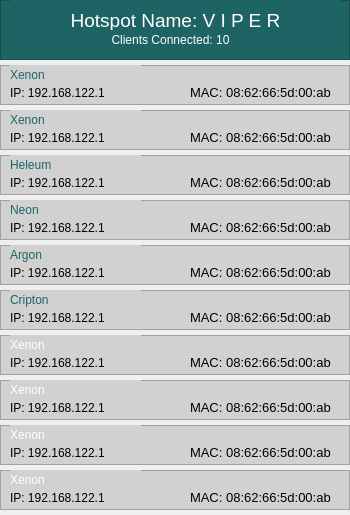
<?xml version="1.0" encoding="UTF-8"?>
<ui version="4.0">
 <class>Form</class>
 <widget class="QWidget" name="Form">
  <property name="geometry">
   <rect>
    <x>0</x>
    <y>0</y>
    <width>350</width>
    <height>515</height>
   </rect>
  </property>
  <property name="windowTitle">
   <string>Form</string>
  </property>
  <property name="styleSheet">
   <string notr="true">font: 75 12pt &quot;Segoe UI&quot;;</string>
  </property>
  <widget class="QFrame" name="frame">
   <property name="geometry">
    <rect>
     <x>0</x>
     <y>0</y>
     <width>350</width>
     <height>60</height>
    </rect>
   </property>
   <property name="styleSheet">
    <string notr="true">font:10pt &quot;Segoe UI&quot;;
background-color: rgb(30, 100, 100);</string>
   </property>
   <property name="frameShape">
    <enum>QFrame::StyledPanel</enum>
   </property>
   <property name="frameShadow">
    <enum>QFrame::Raised</enum>
   </property>
   <widget class="QLabel" name="label">
    <property name="geometry">
     <rect>
      <x>10</x>
      <y>0</y>
      <width>331</width>
      <height>41</height>
     </rect>
    </property>
    <property name="text">
     <string>&lt;html&gt;&lt;head/&gt;&lt;body&gt;&lt;p align=&quot;center&quot;&gt;&lt;span style=&quot; font-size:14pt; color:#ffffff;&quot;&gt;Hotspot Name: V I P E R&lt;/span&gt;&lt;/p&gt;&lt;/body&gt;&lt;/html&gt;</string>
    </property>
   </widget>
   <widget class="QLabel" name="label_3">
    <property name="geometry">
     <rect>
      <x>10</x>
      <y>30</y>
      <width>321</width>
      <height>21</height>
     </rect>
    </property>
    <property name="text">
     <string>&lt;html&gt;&lt;head/&gt;&lt;body&gt;&lt;p align=&quot;center&quot;&gt;&lt;span style=&quot; color:#ffffff;&quot;&gt;Clients Connected: 10&lt;/span&gt;&lt;/p&gt;&lt;/body&gt;&lt;/html&gt;</string>
    </property>
   </widget>
   <zorder>label</zorder>
   <zorder>label_3</zorder>
   <zorder>frame_7</zorder>
   <zorder>frame_6</zorder>
   <zorder>frame_3</zorder>
   <zorder>frame_4</zorder>
   <zorder>frame_5</zorder>
   <zorder>frame_2</zorder>
  </widget>
  <widget class="QFrame" name="frame_2">
   <property name="geometry">
    <rect>
     <x>0</x>
     <y>65</y>
     <width>350</width>
     <height>40</height>
    </rect>
   </property>
   <property name="autoFillBackground">
    <bool>false</bool>
   </property>
   <property name="styleSheet">
    <string notr="true">font:10pt &quot;Segoe UI&quot;;
background-color: rgb(209, 209, 209);</string>
   </property>
   <property name="frameShape">
    <enum>QFrame::StyledPanel</enum>
   </property>
   <property name="frameShadow">
    <enum>QFrame::Raised</enum>
   </property>
   <widget class="QLabel" name="label_33">
    <property name="geometry">
     <rect>
      <x>10</x>
      <y>0</y>
      <width>131</width>
      <height>21</height>
     </rect>
    </property>
    <property name="text">
     <string>&lt;html&gt;&lt;head/&gt;&lt;body&gt;&lt;p&gt;&lt;span style=&quot; color:#1e6464;&quot;&gt;Xenon&lt;/span&gt;&lt;/p&gt;&lt;/body&gt;&lt;/html&gt;</string>
    </property>
   </widget>
   <widget class="QLabel" name="label_34">
    <property name="geometry">
     <rect>
      <x>10</x>
      <y>20</y>
      <width>111</width>
      <height>16</height>
     </rect>
    </property>
    <property name="text">
     <string>&lt;html&gt;&lt;head/&gt;&lt;body&gt;&lt;p&gt;&lt;span style=&quot; color:#000000;&quot;&gt;IP: 192.168.122.1&lt;/span&gt;&lt;/p&gt;&lt;/body&gt;&lt;/html&gt;</string>
    </property>
   </widget>
   <widget class="QLabel" name="label_35">
    <property name="geometry">
     <rect>
      <x>190</x>
      <y>20</y>
      <width>151</width>
      <height>16</height>
     </rect>
    </property>
    <property name="text">
     <string>&lt;html&gt;&lt;head/&gt;&lt;body&gt;&lt;p&gt;&lt;span style=&quot; font-size:10pt; color:#000000;&quot;&gt;MAC: 08:62:66:5d:00:ab&lt;/span&gt;&lt;/p&gt;&lt;/body&gt;&lt;/html&gt;</string>
    </property>
   </widget>
  </widget>
  <widget class="QFrame" name="frame_3">
   <property name="geometry">
    <rect>
     <x>0</x>
     <y>110</y>
     <width>350</width>
     <height>40</height>
    </rect>
   </property>
   <property name="autoFillBackground">
    <bool>false</bool>
   </property>
   <property name="styleSheet">
    <string notr="true">font:10pt &quot;Segoe UI&quot;;
background-color: rgb(209, 209, 209);</string>
   </property>
   <property name="frameShape">
    <enum>QFrame::StyledPanel</enum>
   </property>
   <property name="frameShadow">
    <enum>QFrame::Raised</enum>
   </property>
   <widget class="QLabel" name="label_36">
    <property name="geometry">
     <rect>
      <x>10</x>
      <y>0</y>
      <width>131</width>
      <height>21</height>
     </rect>
    </property>
    <property name="text">
     <string>&lt;html&gt;&lt;head/&gt;&lt;body&gt;&lt;p&gt;&lt;span style=&quot; color:#1e6464;&quot;&gt;Xenon&lt;/span&gt;&lt;/p&gt;&lt;/body&gt;&lt;/html&gt;</string>
    </property>
   </widget>
   <widget class="QLabel" name="label_37">
    <property name="geometry">
     <rect>
      <x>10</x>
      <y>20</y>
      <width>111</width>
      <height>16</height>
     </rect>
    </property>
    <property name="text">
     <string>&lt;html&gt;&lt;head/&gt;&lt;body&gt;&lt;p&gt;&lt;span style=&quot; color:#000000;&quot;&gt;IP: 192.168.122.1&lt;/span&gt;&lt;/p&gt;&lt;/body&gt;&lt;/html&gt;</string>
    </property>
   </widget>
   <widget class="QLabel" name="label_38">
    <property name="geometry">
     <rect>
      <x>190</x>
      <y>20</y>
      <width>151</width>
      <height>16</height>
     </rect>
    </property>
    <property name="text">
     <string>&lt;html&gt;&lt;head/&gt;&lt;body&gt;&lt;p&gt;&lt;span style=&quot; font-size:10pt; color:#000000;&quot;&gt;MAC: 08:62:66:5d:00:ab&lt;/span&gt;&lt;/p&gt;&lt;/body&gt;&lt;/html&gt;</string>
    </property>
   </widget>
  </widget>
  <widget class="QFrame" name="frame_4">
   <property name="geometry">
    <rect>
     <x>0</x>
     <y>155</y>
     <width>350</width>
     <height>40</height>
    </rect>
   </property>
   <property name="autoFillBackground">
    <bool>false</bool>
   </property>
   <property name="styleSheet">
    <string notr="true">font:10pt &quot;Segoe UI&quot;;
background-color: rgb(209, 209, 209);</string>
   </property>
   <property name="frameShape">
    <enum>QFrame::StyledPanel</enum>
   </property>
   <property name="frameShadow">
    <enum>QFrame::Raised</enum>
   </property>
   <widget class="QLabel" name="label_39">
    <property name="geometry">
     <rect>
      <x>10</x>
      <y>0</y>
      <width>131</width>
      <height>21</height>
     </rect>
    </property>
    <property name="text">
     <string>&lt;html&gt;&lt;head/&gt;&lt;body&gt;&lt;p&gt;&lt;span style=&quot; color:#1e6464;&quot;&gt;Heleum&lt;/span&gt;&lt;/p&gt;&lt;/body&gt;&lt;/html&gt;</string>
    </property>
   </widget>
   <widget class="QLabel" name="label_40">
    <property name="geometry">
     <rect>
      <x>10</x>
      <y>20</y>
      <width>111</width>
      <height>16</height>
     </rect>
    </property>
    <property name="text">
     <string>&lt;html&gt;&lt;head/&gt;&lt;body&gt;&lt;p&gt;&lt;span style=&quot; color:#000000;&quot;&gt;IP: 192.168.122.1&lt;/span&gt;&lt;/p&gt;&lt;/body&gt;&lt;/html&gt;</string>
    </property>
   </widget>
   <widget class="QLabel" name="label_41">
    <property name="geometry">
     <rect>
      <x>190</x>
      <y>20</y>
      <width>151</width>
      <height>16</height>
     </rect>
    </property>
    <property name="text">
     <string>&lt;html&gt;&lt;head/&gt;&lt;body&gt;&lt;p&gt;&lt;span style=&quot; font-size:10pt; color:#000000;&quot;&gt;MAC: 08:62:66:5d:00:ab&lt;/span&gt;&lt;/p&gt;&lt;/body&gt;&lt;/html&gt;</string>
    </property>
   </widget>
  </widget>
  <widget class="QFrame" name="frame_5">
   <property name="geometry">
    <rect>
     <x>0</x>
     <y>200</y>
     <width>350</width>
     <height>40</height>
    </rect>
   </property>
   <property name="autoFillBackground">
    <bool>false</bool>
   </property>
   <property name="styleSheet">
    <string notr="true">font:10pt &quot;Segoe UI&quot;;
background-color: rgb(209, 209, 209);</string>
   </property>
   <property name="frameShape">
    <enum>QFrame::StyledPanel</enum>
   </property>
   <property name="frameShadow">
    <enum>QFrame::Raised</enum>
   </property>
   <widget class="QLabel" name="label_42">
    <property name="geometry">
     <rect>
      <x>10</x>
      <y>0</y>
      <width>131</width>
      <height>21</height>
     </rect>
    </property>
    <property name="text">
     <string>&lt;html&gt;&lt;head/&gt;&lt;body&gt;&lt;p&gt;&lt;span style=&quot; color:#1e6464;&quot;&gt;Neon&lt;/span&gt;&lt;/p&gt;&lt;/body&gt;&lt;/html&gt;</string>
    </property>
   </widget>
   <widget class="QLabel" name="label_43">
    <property name="geometry">
     <rect>
      <x>10</x>
      <y>20</y>
      <width>111</width>
      <height>16</height>
     </rect>
    </property>
    <property name="text">
     <string>&lt;html&gt;&lt;head/&gt;&lt;body&gt;&lt;p&gt;&lt;span style=&quot; color:#000000;&quot;&gt;IP: 192.168.122.1&lt;/span&gt;&lt;/p&gt;&lt;/body&gt;&lt;/html&gt;</string>
    </property>
   </widget>
   <widget class="QLabel" name="label_44">
    <property name="geometry">
     <rect>
      <x>190</x>
      <y>20</y>
      <width>151</width>
      <height>16</height>
     </rect>
    </property>
    <property name="text">
     <string>&lt;html&gt;&lt;head/&gt;&lt;body&gt;&lt;p&gt;&lt;span style=&quot; font-size:10pt; color:#000000;&quot;&gt;MAC: 08:62:66:5d:00:ab&lt;/span&gt;&lt;/p&gt;&lt;/body&gt;&lt;/html&gt;</string>
    </property>
   </widget>
  </widget>
  <widget class="QFrame" name="frame_6">
   <property name="geometry">
    <rect>
     <x>0</x>
     <y>290</y>
     <width>350</width>
     <height>40</height>
    </rect>
   </property>
   <property name="autoFillBackground">
    <bool>false</bool>
   </property>
   <property name="styleSheet">
    <string notr="true">font:10pt &quot;Segoe UI&quot;;
background-color: rgb(209, 209, 209);</string>
   </property>
   <property name="frameShape">
    <enum>QFrame::StyledPanel</enum>
   </property>
   <property name="frameShadow">
    <enum>QFrame::Raised</enum>
   </property>
   <widget class="QLabel" name="label_45">
    <property name="geometry">
     <rect>
      <x>10</x>
      <y>0</y>
      <width>131</width>
      <height>21</height>
     </rect>
    </property>
    <property name="text">
     <string>&lt;html&gt;&lt;head/&gt;&lt;body&gt;&lt;p&gt;&lt;span style=&quot; color:#1e6464;&quot;&gt;Cripton&lt;/span&gt;&lt;/p&gt;&lt;/body&gt;&lt;/html&gt;</string>
    </property>
   </widget>
   <widget class="QLabel" name="label_46">
    <property name="geometry">
     <rect>
      <x>10</x>
      <y>20</y>
      <width>111</width>
      <height>16</height>
     </rect>
    </property>
    <property name="text">
     <string>&lt;html&gt;&lt;head/&gt;&lt;body&gt;&lt;p&gt;&lt;span style=&quot; color:#000000;&quot;&gt;IP: 192.168.122.1&lt;/span&gt;&lt;/p&gt;&lt;/body&gt;&lt;/html&gt;</string>
    </property>
   </widget>
   <widget class="QLabel" name="label_47">
    <property name="geometry">
     <rect>
      <x>190</x>
      <y>20</y>
      <width>151</width>
      <height>16</height>
     </rect>
    </property>
    <property name="text">
     <string>&lt;html&gt;&lt;head/&gt;&lt;body&gt;&lt;p&gt;&lt;span style=&quot; font-size:10pt; color:#000000;&quot;&gt;MAC: 08:62:66:5d:00:ab&lt;/span&gt;&lt;/p&gt;&lt;/body&gt;&lt;/html&gt;</string>
    </property>
   </widget>
  </widget>
  <widget class="QFrame" name="frame_7">
   <property name="geometry">
    <rect>
     <x>0</x>
     <y>245</y>
     <width>350</width>
     <height>40</height>
    </rect>
   </property>
   <property name="autoFillBackground">
    <bool>false</bool>
   </property>
   <property name="styleSheet">
    <string notr="true">font:10pt &quot;Segoe UI&quot;;
background-color: rgb(209, 209, 209);</string>
   </property>
   <property name="frameShape">
    <enum>QFrame::StyledPanel</enum>
   </property>
   <property name="frameShadow">
    <enum>QFrame::Raised</enum>
   </property>
   <widget class="QLabel" name="label_48">
    <property name="geometry">
     <rect>
      <x>10</x>
      <y>0</y>
      <width>131</width>
      <height>21</height>
     </rect>
    </property>
    <property name="text">
     <string>&lt;html&gt;&lt;head/&gt;&lt;body&gt;&lt;p&gt;&lt;span style=&quot; color:#1e6464;&quot;&gt;Argon&lt;/span&gt;&lt;/p&gt;&lt;/body&gt;&lt;/html&gt;</string>
    </property>
   </widget>
   <widget class="QLabel" name="label_49">
    <property name="geometry">
     <rect>
      <x>10</x>
      <y>20</y>
      <width>111</width>
      <height>16</height>
     </rect>
    </property>
    <property name="text">
     <string>&lt;html&gt;&lt;head/&gt;&lt;body&gt;&lt;p&gt;&lt;span style=&quot; color:#000000;&quot;&gt;IP: 192.168.122.1&lt;/span&gt;&lt;/p&gt;&lt;/body&gt;&lt;/html&gt;</string>
    </property>
   </widget>
   <widget class="QLabel" name="label_50">
    <property name="geometry">
     <rect>
      <x>190</x>
      <y>20</y>
      <width>151</width>
      <height>16</height>
     </rect>
    </property>
    <property name="text">
     <string>&lt;html&gt;&lt;head/&gt;&lt;body&gt;&lt;p&gt;&lt;span style=&quot; font-size:10pt; color:#000000;&quot;&gt;MAC: 08:62:66:5d:00:ab&lt;/span&gt;&lt;/p&gt;&lt;/body&gt;&lt;/html&gt;</string>
    </property>
   </widget>
  </widget>
  <widget class="QFrame" name="frame_8">
   <property name="geometry">
    <rect>
     <x>0</x>
     <y>335</y>
     <width>350</width>
     <height>40</height>
    </rect>
   </property>
   <property name="autoFillBackground">
    <bool>false</bool>
   </property>
   <property name="styleSheet">
    <string notr="true">font:10pt &quot;Segoe UI&quot;;
background-color: rgb(209, 209, 209);</string>
   </property>
   <property name="frameShape">
    <enum>QFrame::StyledPanel</enum>
   </property>
   <property name="frameShadow">
    <enum>QFrame::Raised</enum>
   </property>
   <widget class="QLabel" name="label_51">
    <property name="geometry">
     <rect>
      <x>10</x>
      <y>0</y>
      <width>131</width>
      <height>21</height>
     </rect>
    </property>
    <property name="text">
     <string>&lt;html&gt;&lt;head/&gt;&lt;body&gt;&lt;p&gt;&lt;span style=&quot; color:#ffffff;&quot;&gt;Xenon&lt;/span&gt;&lt;/p&gt;&lt;/body&gt;&lt;/html&gt;</string>
    </property>
   </widget>
   <widget class="QLabel" name="label_52">
    <property name="geometry">
     <rect>
      <x>10</x>
      <y>20</y>
      <width>111</width>
      <height>16</height>
     </rect>
    </property>
    <property name="text">
     <string>&lt;html&gt;&lt;head/&gt;&lt;body&gt;&lt;p&gt;&lt;span style=&quot; color:#000000;&quot;&gt;IP: 192.168.122.1&lt;/span&gt;&lt;/p&gt;&lt;/body&gt;&lt;/html&gt;</string>
    </property>
   </widget>
   <widget class="QLabel" name="label_53">
    <property name="geometry">
     <rect>
      <x>190</x>
      <y>20</y>
      <width>151</width>
      <height>16</height>
     </rect>
    </property>
    <property name="text">
     <string>&lt;html&gt;&lt;head/&gt;&lt;body&gt;&lt;p&gt;&lt;span style=&quot; font-size:10pt; color:#000000;&quot;&gt;MAC: 08:62:66:5d:00:ab&lt;/span&gt;&lt;/p&gt;&lt;/body&gt;&lt;/html&gt;</string>
    </property>
   </widget>
  </widget>
  <widget class="QFrame" name="frame_10">
   <property name="geometry">
    <rect>
     <x>0</x>
     <y>425</y>
     <width>350</width>
     <height>40</height>
    </rect>
   </property>
   <property name="autoFillBackground">
    <bool>false</bool>
   </property>
   <property name="styleSheet">
    <string notr="true">font:10pt &quot;Segoe UI&quot;;
background-color: rgb(209, 209, 209);</string>
   </property>
   <property name="frameShape">
    <enum>QFrame::StyledPanel</enum>
   </property>
   <property name="frameShadow">
    <enum>QFrame::Raised</enum>
   </property>
   <widget class="QLabel" name="label_57">
    <property name="geometry">
     <rect>
      <x>10</x>
      <y>0</y>
      <width>131</width>
      <height>21</height>
     </rect>
    </property>
    <property name="text">
     <string>&lt;html&gt;&lt;head/&gt;&lt;body&gt;&lt;p&gt;&lt;span style=&quot; color:#ffffff;&quot;&gt;Xenon&lt;/span&gt;&lt;/p&gt;&lt;/body&gt;&lt;/html&gt;</string>
    </property>
   </widget>
   <widget class="QLabel" name="label_58">
    <property name="geometry">
     <rect>
      <x>10</x>
      <y>20</y>
      <width>111</width>
      <height>16</height>
     </rect>
    </property>
    <property name="text">
     <string>&lt;html&gt;&lt;head/&gt;&lt;body&gt;&lt;p&gt;&lt;span style=&quot; color:#000000;&quot;&gt;IP: 192.168.122.1&lt;/span&gt;&lt;/p&gt;&lt;/body&gt;&lt;/html&gt;</string>
    </property>
   </widget>
   <widget class="QLabel" name="label_59">
    <property name="geometry">
     <rect>
      <x>190</x>
      <y>20</y>
      <width>151</width>
      <height>16</height>
     </rect>
    </property>
    <property name="text">
     <string>&lt;html&gt;&lt;head/&gt;&lt;body&gt;&lt;p&gt;&lt;span style=&quot; font-size:10pt; color:#000000;&quot;&gt;MAC: 08:62:66:5d:00:ab&lt;/span&gt;&lt;/p&gt;&lt;/body&gt;&lt;/html&gt;</string>
    </property>
   </widget>
  </widget>
  <widget class="QFrame" name="frame_11">
   <property name="geometry">
    <rect>
     <x>0</x>
     <y>380</y>
     <width>350</width>
     <height>40</height>
    </rect>
   </property>
   <property name="autoFillBackground">
    <bool>false</bool>
   </property>
   <property name="styleSheet">
    <string notr="true">font:10pt &quot;Segoe UI&quot;;
background-color: rgb(209, 209, 209);</string>
   </property>
   <property name="frameShape">
    <enum>QFrame::StyledPanel</enum>
   </property>
   <property name="frameShadow">
    <enum>QFrame::Raised</enum>
   </property>
   <widget class="QLabel" name="label_60">
    <property name="geometry">
     <rect>
      <x>10</x>
      <y>0</y>
      <width>131</width>
      <height>21</height>
     </rect>
    </property>
    <property name="text">
     <string>&lt;html&gt;&lt;head/&gt;&lt;body&gt;&lt;p&gt;&lt;span style=&quot; color:#ffffff;&quot;&gt;Xenon&lt;/span&gt;&lt;/p&gt;&lt;/body&gt;&lt;/html&gt;</string>
    </property>
   </widget>
   <widget class="QLabel" name="label_61">
    <property name="geometry">
     <rect>
      <x>10</x>
      <y>20</y>
      <width>111</width>
      <height>16</height>
     </rect>
    </property>
    <property name="text">
     <string>&lt;html&gt;&lt;head/&gt;&lt;body&gt;&lt;p&gt;&lt;span style=&quot; color:#000000;&quot;&gt;IP: 192.168.122.1&lt;/span&gt;&lt;/p&gt;&lt;/body&gt;&lt;/html&gt;</string>
    </property>
   </widget>
   <widget class="QLabel" name="label_62">
    <property name="geometry">
     <rect>
      <x>190</x>
      <y>20</y>
      <width>151</width>
      <height>16</height>
     </rect>
    </property>
    <property name="text">
     <string>&lt;html&gt;&lt;head/&gt;&lt;body&gt;&lt;p&gt;&lt;span style=&quot; font-size:10pt; color:#000000;&quot;&gt;MAC: 08:62:66:5d:00:ab&lt;/span&gt;&lt;/p&gt;&lt;/body&gt;&lt;/html&gt;</string>
    </property>
   </widget>
  </widget>
  <widget class="QFrame" name="frame_12">
   <property name="geometry">
    <rect>
     <x>0</x>
     <y>470</y>
     <width>350</width>
     <height>40</height>
    </rect>
   </property>
   <property name="autoFillBackground">
    <bool>false</bool>
   </property>
   <property name="styleSheet">
    <string notr="true">font:10pt &quot;Segoe UI&quot;;
background-color: rgb(209, 209, 209);</string>
   </property>
   <property name="frameShape">
    <enum>QFrame::StyledPanel</enum>
   </property>
   <property name="frameShadow">
    <enum>QFrame::Raised</enum>
   </property>
   <widget class="QLabel" name="label_63">
    <property name="geometry">
     <rect>
      <x>10</x>
      <y>0</y>
      <width>131</width>
      <height>21</height>
     </rect>
    </property>
    <property name="text">
     <string>&lt;html&gt;&lt;head/&gt;&lt;body&gt;&lt;p&gt;&lt;span style=&quot; color:#ffffff;&quot;&gt;Xenon&lt;/span&gt;&lt;/p&gt;&lt;/body&gt;&lt;/html&gt;</string>
    </property>
   </widget>
   <widget class="QLabel" name="label_64">
    <property name="geometry">
     <rect>
      <x>10</x>
      <y>20</y>
      <width>111</width>
      <height>16</height>
     </rect>
    </property>
    <property name="text">
     <string>&lt;html&gt;&lt;head/&gt;&lt;body&gt;&lt;p&gt;&lt;span style=&quot; color:#000000;&quot;&gt;IP: 192.168.122.1&lt;/span&gt;&lt;/p&gt;&lt;/body&gt;&lt;/html&gt;</string>
    </property>
   </widget>
   <widget class="QLabel" name="label_65">
    <property name="geometry">
     <rect>
      <x>190</x>
      <y>20</y>
      <width>151</width>
      <height>16</height>
     </rect>
    </property>
    <property name="text">
     <string>&lt;html&gt;&lt;head/&gt;&lt;body&gt;&lt;p&gt;&lt;span style=&quot; font-size:10pt; color:#000000;&quot;&gt;MAC: 08:62:66:5d:00:ab&lt;/span&gt;&lt;/p&gt;&lt;/body&gt;&lt;/html&gt;</string>
    </property>
   </widget>
  </widget>
  <zorder>frame</zorder>
  <zorder>label_12</zorder>
  <zorder>label_6</zorder>
  <zorder>frame_2</zorder>
  <zorder>label_42</zorder>
  <zorder>label_39</zorder>
  <zorder>frame_3</zorder>
  <zorder>frame_4</zorder>
  <zorder>frame_5</zorder>
  <zorder>frame_6</zorder>
  <zorder>frame_7</zorder>
  <zorder>frame_8</zorder>
  <zorder>frame_10</zorder>
  <zorder>frame_11</zorder>
  <zorder>frame_12</zorder>
 </widget>
 <resources/>
 <connections/>
</ui>
